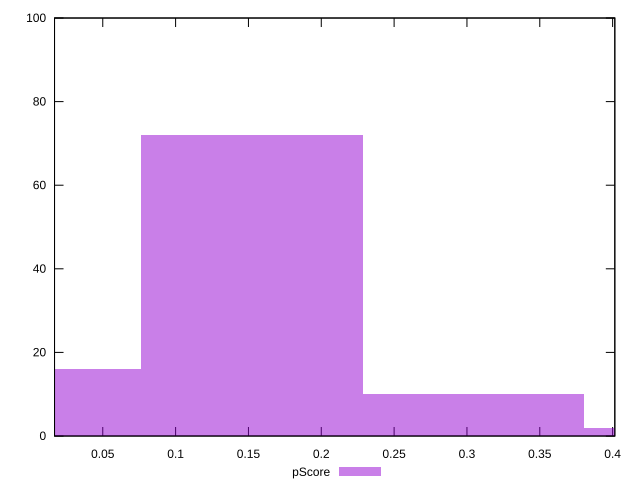

Recreate this plot in gnuplot.
reset

$pScore <<EOF
0.4567551120235318 2
0.30450340801568787 10
0.15225170400784394 72
0 16
EOF

set key outside below
set boxwidth 0.15225170400784394
set xrange [0.016890796222845006:0.4015088433938925]
set yrange [0:100]
set trange [0:100]
set style fill transparent solid 0.5 noborder
set terminal svg size 640, 490 enhanced background rgb 'white'
set output "reports/report_00028_2021-02-24T12-49-42.674Z/first-meaningful-paint/samples/astro/pScore/histogram.svg"

plot $pScore title "pScore" with boxes

reset
